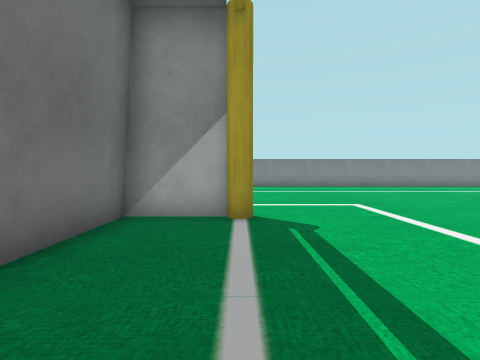
view 1 (above)

21 first-person views from a walk through a Webots world. The camera is 0.18 m above the floor, tilts 2° down and sees 80° across. The floor is counted in squares, 0.2 m on a side. Each view is taken from the middle of a square. On the plan, view 1 faces up. The plan holds only what a view shows up to about 11 squares ahead; the rest is blank. Robots are left out.

view 2
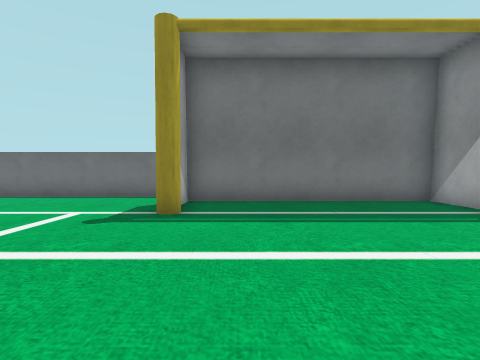

view 3
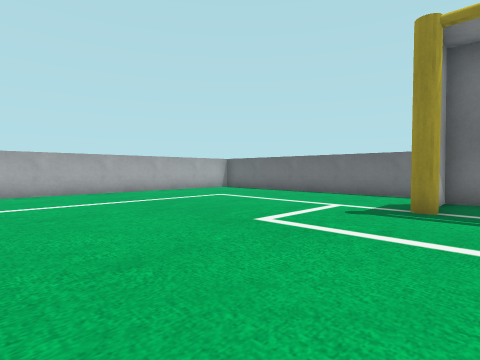

view 4
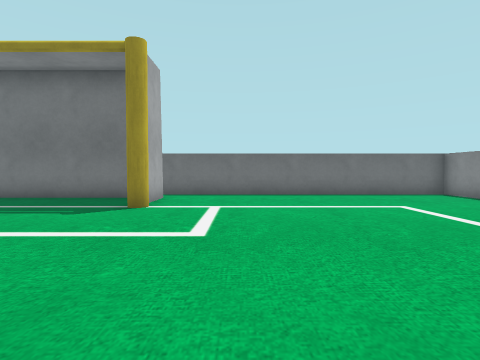

view 5
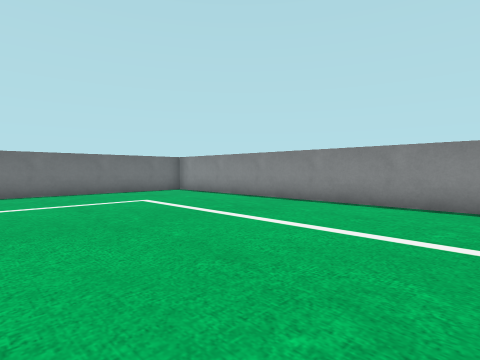

view 6
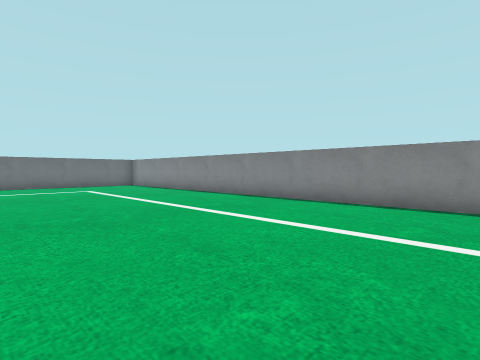

view 7
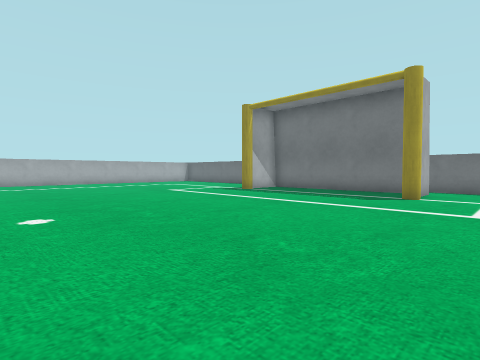

view 8
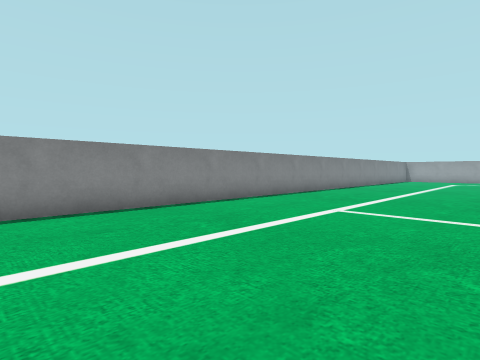

view 9
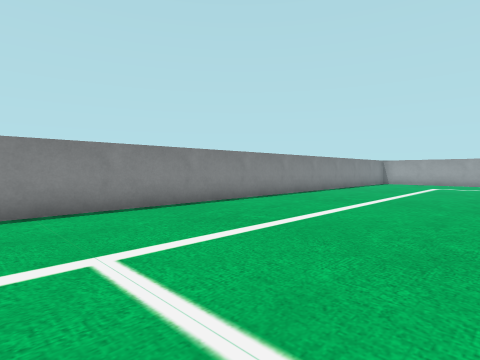

view 10
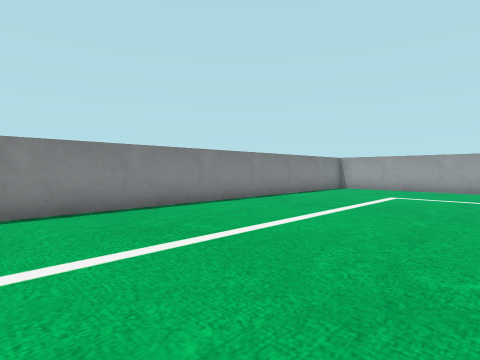

view 11
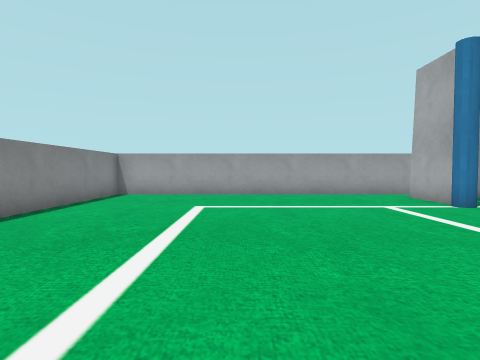

view 12
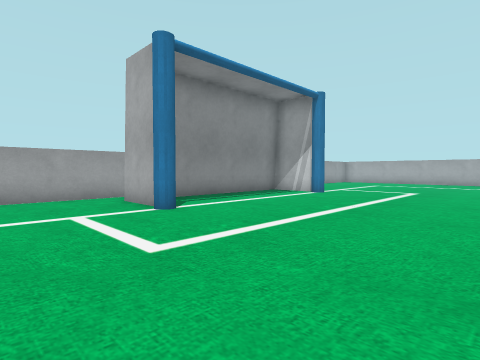

view 13
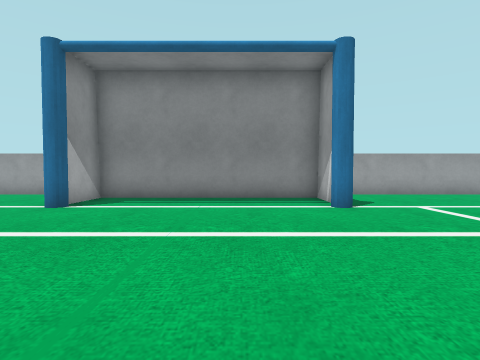

view 14
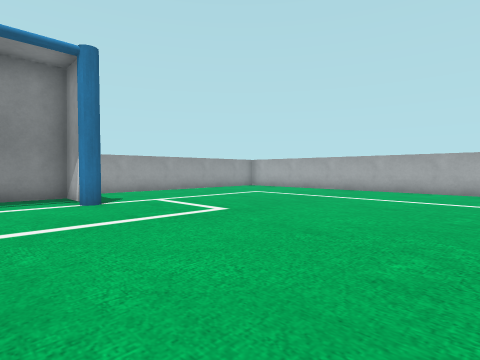

view 15
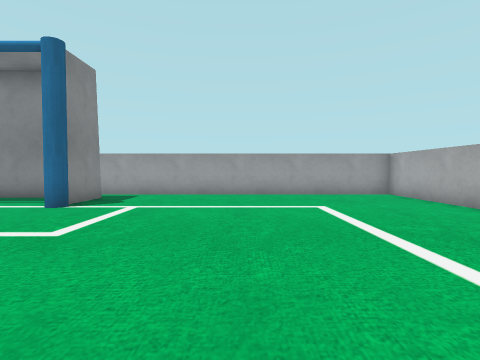

view 16
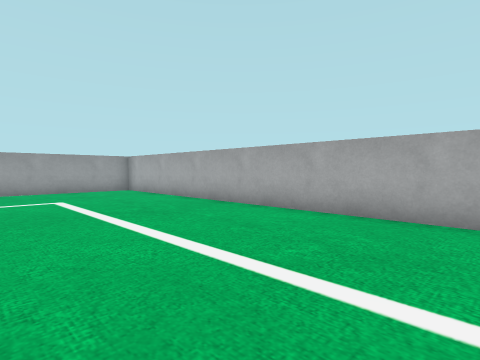

view 17
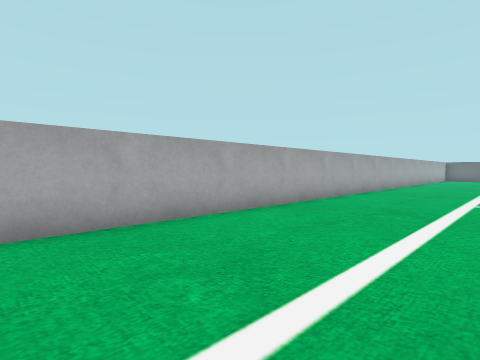

view 18
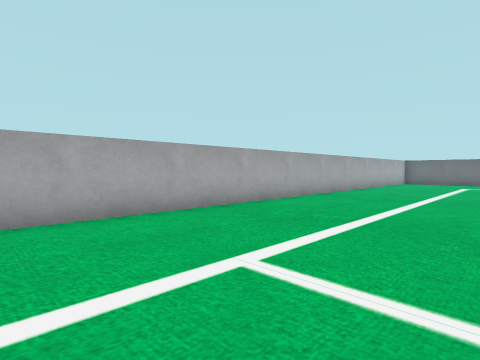

view 19
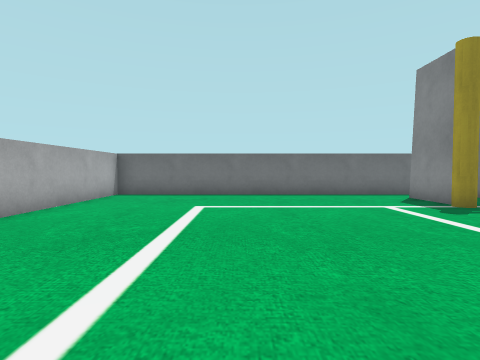

view 20
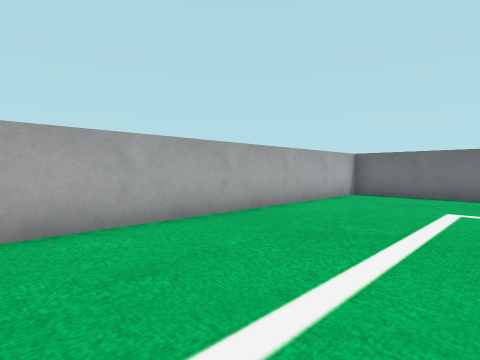

view 21
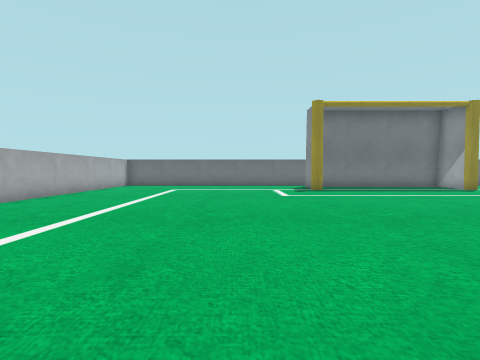

### Floor plan
Key: @ floor where view 1 was taken; # wall or solid block; . floor; G goal.
Columns run from 4 left of view 1 to 34 right of it. Each row starts with its distance up from view 1.
 16 #######################################
 15 #.....................................#
 14 #.....................................#
 13 #.....................................#
 12 #.....................................#
 11 #.....................................#
 10 #.....................................#
  9 #.....................................#
  8 #.................          ..........#
  7 #..............             ..........#
  6 #..GG..........             ......GG..#
  5 # G.G..........             ......G.G.#
  4   G............             ........G
  3   G............              .......G
  2   G...........              ........G
  1   G...........            ..........G
  0   G.@.........            ..........G
 -1 #.G.G.........            ........G.G.#
 -2 #.GGG..........           ........GGG.#
 -3 #...............          ............#
 -4 #................         ............#
 -5 #.................         ...........#
 -6 #.....................   .............#
 -7 #..................... ...............#
 -8 #.....................................#
 -9 #.....................................#
-10 #.....................................#
-11 #.....................................#
-12 #######################################

Where each view was taken, in squares from view 1:
view 1: 0 up, 0 right, facing up
view 2: 0 up, 6 right, facing left
view 3: 0 up, 7 right, facing down-left
view 4: 8 up, 7 right, facing left
view 5: 8 up, 8 right, facing up-left
view 6: 8 up, 13 right, facing up-left
view 7: 8 up, 10 right, facing down-left
view 8: 9 up, 9 right, facing up-right
view 9: 9 up, 14 right, facing up-right
view 10: 9 up, 20 right, facing up-right
view 11: 11 up, 23 right, facing right
view 12: 9 up, 24 right, facing down-right
view 13: 1 up, 23 right, facing right
view 14: 1 up, 22 right, facing down-right
view 15: 6 down, 23 right, facing right
view 16: 6 down, 21 right, facing down-right
view 17: 7 down, 24 right, facing down-left
view 18: 6 down, 17 right, facing down-left
view 19: 7 down, 7 right, facing left
view 20: 7 down, 7 right, facing down-left
view 21: 5 down, 13 right, facing left
